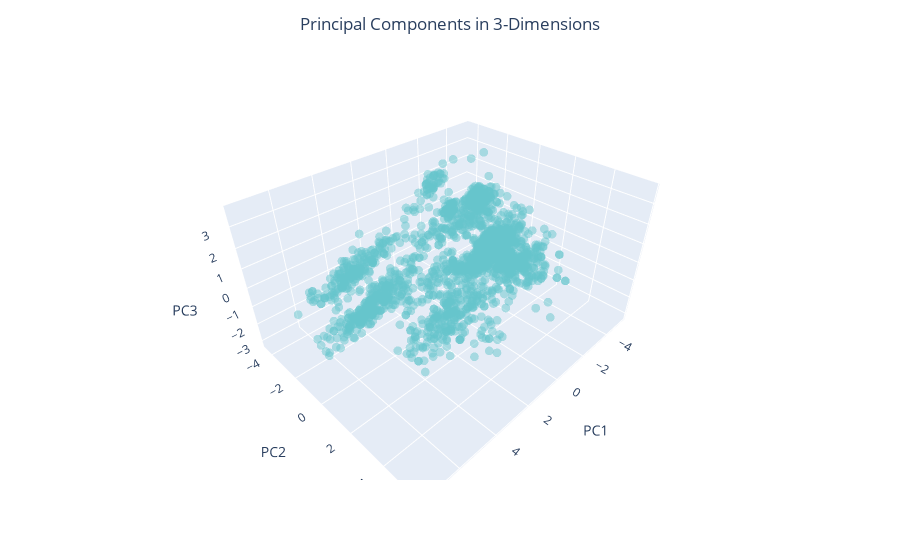

This figure's notebook cell:
### Code cell
visualize_clustering(principalDf)

### Figure 1 — Plotly figure (JSON) as saved in the notebook; plotly's stock layout.template omitted (floating-point values rounded to 4 significant figures; data arrays with more than 128 entries replaced by an {"elided": "..."} marker saying what was removed)
{"data": [{"hovertemplate": "PC1=%{x}<br>PC2=%{y}<br>PC3=%{z}<extra></extra>", "legendgroup": "", "marker": {"color": "rgb(102, 197, 204)", "opacity": 0.5, "size": 3, "symbol": "circle"}, "mode": "markers", "name": "", "scene": "scene", "showlegend": false, "type": "scatter3d", "x": {"elided": "2240 float values"}, "y": {"elided": "2240 float values"}, "z": {"elided": "2240 float values"}}], "layout": {"autosize": true, "legend": {"tracegroupgap": 0}, "margin": {"t": 60}, "scene": {"aspectmode": "auto", "aspectratio": {"x": 1.323, "y": 1.058, "z": 0.7147}, "domain": {"x": [0, 1], "y": [0, 1]}, "xaxis": {"title": {"text": "PC1"}, "type": "linear"}, "yaxis": {"title": {"text": "PC2"}, "type": "linear"}, "zaxis": {"title": {"text": "PC3"}, "type": "linear"}}, "title": {"text": "Principal Components in 3-Dimensions", "x": 0.5}}}
